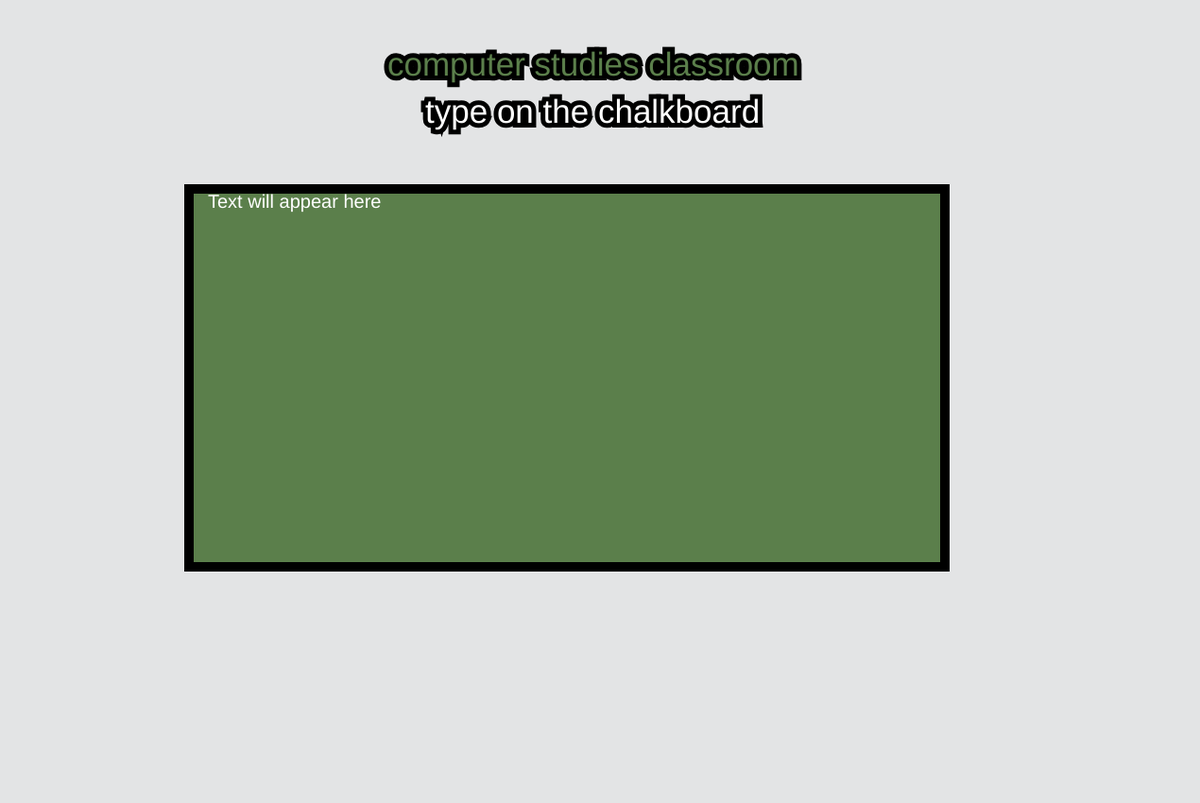
Frame 1 (no input)
Frame 60 (no input): identical to frame 1, image omitted
Frame 120 (the mouse pressed at the canvas centre since frame 60): identical to frame 1, image omitted

The p5.js sketch that drew this single still picture (run headless with seeded random() and noise() and a simulated clock; from frame 60 on, the mouse is pressed at the canvas centre):

// p5.js sketch
// ── sketch.js
/* Using the Keyboard to type letters onto a canvas
*/

// Position and size variables for the blackboard
var posX = 200;
var posY = 200;
var bbWidth = 800;

// Position variables for letters
var letterX;
var letterY;

// Array to hold the letters

var letters=["Text will appear here"];


function setup() {
  var myCanvas = createCanvas(1270,850);

}

function draw() {
  background(227, 228, 229);  // grey background
  // draw a blackboard for writing on
  stroke(0);
  strokeWeight(10);
  fill(91, 127, 75);
  rect(posX, posY, bbWidth, bbWidth/2);

  textSize(35); {
  text('computer studies classroom', 410, 80);
  fill(255);

}

  textSize(35); {
  text('type on the chalkboard', 450, 130);
  fill(0);
}

  // write white characters on the blackboard
  for (var i=0; i < letters.length; i++) {
    textSize(20)
	  noStroke();
	  fill(255);
	  letterX = (i*15) % (bbWidth - 40) + posX + 20;
	  letterY = posY + 20 + 15 * floor((i*15) / (bbWidth - 40));
	  text(letters[i], letterX , letterY);
  }
}

function keyPressed() {

	 {letters.push(key);}

}
